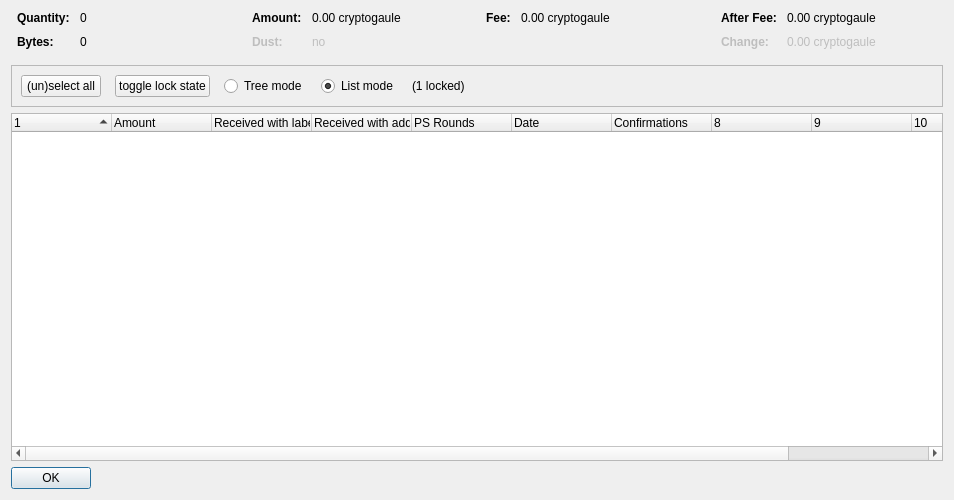
<?xml version="1.0" encoding="UTF-8"?>
<ui version="4.0">
 <class>CoinControlDialog</class>
 <widget class="QDialog" name="CoinControlDialog">
  <property name="geometry">
   <rect>
    <x>0</x>
    <y>0</y>
    <width>954</width>
    <height>500</height>
   </rect>
  </property>
  <property name="windowTitle">
   <string>Coin Selection</string>
  </property>
  <layout class="QVBoxLayout" name="verticalLayout">
   <item>
    <layout class="QHBoxLayout" name="horizontalLayoutTop" stretch="0,0,0,0">
     <property name="topMargin">
      <number>0</number>
     </property>
     <property name="bottomMargin">
      <number>10</number>
     </property>
     <item>
      <layout class="QFormLayout" name="formLayoutCoinControl1">
       <property name="horizontalSpacing">
        <number>10</number>
       </property>
       <property name="verticalSpacing">
        <number>10</number>
       </property>
       <property name="leftMargin">
        <number>6</number>
       </property>
       <property name="rightMargin">
        <number>6</number>
       </property>
       <item row="0" column="0">
        <widget class="QLabel" name="labelCoinControlQuantityText">
         <property name="font">
          <font>
           <weight>75</weight>
           <bold>true</bold>
          </font>
         </property>
         <property name="text">
          <string>Quantity:</string>
         </property>
        </widget>
       </item>
       <item row="0" column="1">
        <widget class="QLabel" name="labelCoinControlQuantity">
         <property name="cursor">
          <cursorShape>IBeamCursor</cursorShape>
         </property>
         <property name="contextMenuPolicy">
          <enum>Qt::ActionsContextMenu</enum>
         </property>
         <property name="text">
          <string notr="true">0</string>
         </property>
         <property name="textInteractionFlags">
          <set>Qt::LinksAccessibleByMouse|Qt::TextSelectableByKeyboard|Qt::TextSelectableByMouse</set>
         </property>
        </widget>
       </item>
       <item row="1" column="0">
        <widget class="QLabel" name="labelCoinControlBytesText">
         <property name="font">
          <font>
           <weight>75</weight>
           <bold>true</bold>
          </font>
         </property>
         <property name="text">
          <string>Bytes:</string>
         </property>
        </widget>
       </item>
       <item row="1" column="1">
        <widget class="QLabel" name="labelCoinControlBytes">
         <property name="cursor">
          <cursorShape>IBeamCursor</cursorShape>
         </property>
         <property name="contextMenuPolicy">
          <enum>Qt::ActionsContextMenu</enum>
         </property>
         <property name="text">
          <string notr="true">0</string>
         </property>
         <property name="textInteractionFlags">
          <set>Qt::LinksAccessibleByMouse|Qt::TextSelectableByKeyboard|Qt::TextSelectableByMouse</set>
         </property>
        </widget>
       </item>
      </layout>
     </item>
     <item>
      <layout class="QFormLayout" name="formLayoutCoinControl2">
       <property name="horizontalSpacing">
        <number>10</number>
       </property>
       <property name="verticalSpacing">
        <number>10</number>
       </property>
       <property name="leftMargin">
        <number>6</number>
       </property>
       <property name="rightMargin">
        <number>6</number>
       </property>
       <item row="0" column="0">
        <widget class="QLabel" name="labelCoinControlAmountText">
         <property name="font">
          <font>
           <weight>75</weight>
           <bold>true</bold>
          </font>
         </property>
         <property name="text">
          <string>Amount:</string>
         </property>
        </widget>
       </item>
       <item row="0" column="1">
        <widget class="QLabel" name="labelCoinControlAmount">
         <property name="cursor">
          <cursorShape>IBeamCursor</cursorShape>
         </property>
         <property name="contextMenuPolicy">
          <enum>Qt::ActionsContextMenu</enum>
         </property>
         <property name="text">
          <string notr="true">0.00 cryptogaule</string>
         </property>
         <property name="textInteractionFlags">
          <set>Qt::LinksAccessibleByMouse|Qt::TextSelectableByKeyboard|Qt::TextSelectableByMouse</set>
         </property>
        </widget>
       </item>
       <item row="1" column="0">
        <widget class="QLabel" name="labelCoinControlLowOutputText">
         <property name="enabled">
          <bool>false</bool>
         </property>
         <property name="font">
          <font>
           <weight>75</weight>
           <bold>true</bold>
          </font>
         </property>
         <property name="text">
          <string>Dust:</string>
         </property>
        </widget>
       </item>
       <item row="1" column="1">
        <widget class="QLabel" name="labelCoinControlLowOutput">
         <property name="enabled">
          <bool>false</bool>
         </property>
         <property name="cursor">
          <cursorShape>IBeamCursor</cursorShape>
         </property>
         <property name="contextMenuPolicy">
          <enum>Qt::ActionsContextMenu</enum>
         </property>
         <property name="text">
          <string notr="true">no</string>
         </property>
         <property name="textInteractionFlags">
          <set>Qt::LinksAccessibleByMouse|Qt::TextSelectableByKeyboard|Qt::TextSelectableByMouse</set>
         </property>
        </widget>
       </item>
      </layout>
     </item>
     <item>
      <layout class="QFormLayout" name="formLayoutCoinControl3">
       <property name="horizontalSpacing">
        <number>10</number>
       </property>
       <property name="verticalSpacing">
        <number>10</number>
       </property>
       <property name="leftMargin">
        <number>6</number>
       </property>
       <property name="rightMargin">
        <number>6</number>
       </property>
       <item row="0" column="0">
        <widget class="QLabel" name="labelCoinControlFeeText">
         <property name="font">
          <font>
           <weight>75</weight>
           <bold>true</bold>
          </font>
         </property>
         <property name="text">
          <string>Fee:</string>
         </property>
        </widget>
       </item>
       <item row="0" column="1">
        <widget class="QLabel" name="labelCoinControlFee">
         <property name="cursor">
          <cursorShape>IBeamCursor</cursorShape>
         </property>
         <property name="contextMenuPolicy">
          <enum>Qt::ActionsContextMenu</enum>
         </property>
         <property name="text">
          <string notr="true">0.00 cryptogaule</string>
         </property>
         <property name="textInteractionFlags">
          <set>Qt::LinksAccessibleByMouse|Qt::TextSelectableByKeyboard|Qt::TextSelectableByMouse</set>
         </property>
        </widget>
       </item>
      </layout>
     </item>
     <item>
      <layout class="QFormLayout" name="formLayoutCoinControl4">
       <property name="horizontalSpacing">
        <number>10</number>
       </property>
       <property name="verticalSpacing">
        <number>10</number>
       </property>
       <property name="leftMargin">
        <number>6</number>
       </property>
       <property name="rightMargin">
        <number>6</number>
       </property>
       <item row="0" column="0">
        <widget class="QLabel" name="labelCoinControlAfterFeeText">
         <property name="font">
          <font>
           <weight>75</weight>
           <bold>true</bold>
          </font>
         </property>
         <property name="text">
          <string>After Fee:</string>
         </property>
        </widget>
       </item>
       <item row="0" column="1">
        <widget class="QLabel" name="labelCoinControlAfterFee">
         <property name="cursor">
          <cursorShape>IBeamCursor</cursorShape>
         </property>
         <property name="contextMenuPolicy">
          <enum>Qt::ActionsContextMenu</enum>
         </property>
         <property name="text">
          <string notr="true">0.00 cryptogaule</string>
         </property>
         <property name="textInteractionFlags">
          <set>Qt::LinksAccessibleByMouse|Qt::TextSelectableByKeyboard|Qt::TextSelectableByMouse</set>
         </property>
        </widget>
       </item>
       <item row="1" column="0">
        <widget class="QLabel" name="labelCoinControlChangeText">
         <property name="enabled">
          <bool>false</bool>
         </property>
         <property name="font">
          <font>
           <weight>75</weight>
           <bold>true</bold>
          </font>
         </property>
         <property name="text">
          <string>Change:</string>
         </property>
        </widget>
       </item>
       <item row="1" column="1">
        <widget class="QLabel" name="labelCoinControlChange">
         <property name="enabled">
          <bool>false</bool>
         </property>
         <property name="cursor">
          <cursorShape>IBeamCursor</cursorShape>
         </property>
         <property name="contextMenuPolicy">
          <enum>Qt::ActionsContextMenu</enum>
         </property>
         <property name="text">
          <string notr="true">0.00 cryptogaule</string>
         </property>
         <property name="textInteractionFlags">
          <set>Qt::LinksAccessibleByMouse|Qt::TextSelectableByKeyboard|Qt::TextSelectableByMouse</set>
         </property>
        </widget>
       </item>
      </layout>
     </item>
    </layout>
   </item>
   <item>
    <widget class="QFrame" name="frame">
     <property name="minimumSize">
      <size>
       <width>0</width>
       <height>40</height>
      </size>
     </property>
     <property name="frameShape">
      <enum>QFrame::StyledPanel</enum>
     </property>
     <property name="frameShadow">
      <enum>QFrame::Sunken</enum>
     </property>
     <layout class="QHBoxLayout" name="horizontalLayout">
      <item>
       <layout class="QHBoxLayout" name="horizontalLayoutPanel" stretch="0,0,0,0,0,0">
        <property name="spacing">
         <number>14</number>
        </property>
        <item>
         <widget class="QPushButton" name="pushButtonSelectAll">
          <property name="sizePolicy">
           <sizepolicy hsizetype="Maximum" vsizetype="Fixed">
            <horstretch>0</horstretch>
            <verstretch>0</verstretch>
           </sizepolicy>
          </property>
          <property name="text">
           <string>(un)select all</string>
          </property>
          <property name="autoDefault">
           <bool>false</bool>
          </property>
         </widget>
        </item>
        <item>
         <widget class="QPushButton" name="pushButtonToggleLock">
          <property name="sizePolicy">
           <sizepolicy hsizetype="Maximum" vsizetype="Fixed">
            <horstretch>0</horstretch>
            <verstretch>0</verstretch>
           </sizepolicy>
          </property>
          <property name="text">
           <string>toggle lock state</string>
          </property>
          <property name="autoDefault">
           <bool>false</bool>
          </property>
         </widget>
        </item>
        <item>
         <widget class="QRadioButton" name="radioTreeMode">
          <property name="sizePolicy">
           <sizepolicy hsizetype="Maximum" vsizetype="Fixed">
            <horstretch>0</horstretch>
            <verstretch>0</verstretch>
           </sizepolicy>
          </property>
          <property name="text">
           <string>Tree mode</string>
          </property>
         </widget>
        </item>
        <item>
         <widget class="QRadioButton" name="radioListMode">
          <property name="sizePolicy">
           <sizepolicy hsizetype="Maximum" vsizetype="Fixed">
            <horstretch>0</horstretch>
            <verstretch>0</verstretch>
           </sizepolicy>
          </property>
          <property name="text">
           <string>List mode</string>
          </property>
          <property name="checked">
           <bool>true</bool>
          </property>
         </widget>
        </item>
        <item>
         <widget class="QLabel" name="labelLocked">
          <property name="text">
           <string>(1 locked)</string>
          </property>
         </widget>
        </item>
        <item>
         <spacer name="horizontalSpacer">
          <property name="orientation">
           <enum>Qt::Horizontal</enum>
          </property>
          <property name="sizeHint" stdset="0">
           <size>
            <width>40</width>
            <height>20</height>
           </size>
          </property>
         </spacer>
        </item>
       </layout>
      </item>
     </layout>
    </widget>
   </item>
   <item>
    <widget class="CoinControlTreeWidget" name="treeWidget">
     <property name="contextMenuPolicy">
      <enum>Qt::CustomContextMenu</enum>
     </property>
     <property name="sortingEnabled">
      <bool>false</bool>
     </property>
     <property name="columnCount">
      <number>11</number>
     </property>
     <attribute name="headerShowSortIndicator" stdset="0">
      <bool>true</bool>
     </attribute>
     <attribute name="headerStretchLastSection">
      <bool>false</bool>
     </attribute>
     <column>
      <property name="text">
       <string/>
      </property>
     </column>
     <column>
      <property name="text">
       <string>Amount</string>
      </property>
     </column>
     <column>
      <property name="text">
       <string>Received with label</string>
      </property>
     </column>
     <column>
      <property name="text">
       <string>Received with address</string>
      </property>
     </column>
     <column>
      <property name="text">
       <string>PS Rounds</string>
      </property>
     </column>
     <column>
      <property name="text">
       <string>Date</string>
      </property>
     </column>
     <column>
      <property name="text">
       <string>Confirmations</string>
      </property>
      <property name="toolTip">
       <string>Confirmed</string>
      </property>
     </column>
     <column>
      <property name="text">
       <string/>
      </property>
     </column>
     <column>
      <property name="text">
       <string/>
      </property>
     </column>
     <column>
      <property name="text">
       <string/>
      </property>
     </column>
     <column>
      <property name="text">
       <string/>
      </property>
     </column>
    </widget>
   </item>
   <item>
    <widget class="QDialogButtonBox" name="buttonBox">
     <property name="sizePolicy">
      <sizepolicy hsizetype="Maximum" vsizetype="Fixed">
       <horstretch>0</horstretch>
       <verstretch>0</verstretch>
      </sizepolicy>
     </property>
     <property name="orientation">
      <enum>Qt::Horizontal</enum>
     </property>
     <property name="standardButtons">
      <set>QDialogButtonBox::Ok</set>
     </property>
    </widget>
   </item>
  </layout>
 </widget>
 <customwidgets>
  <customwidget>
   <class>CoinControlTreeWidget</class>
   <extends>QTreeWidget</extends>
   <header>coincontroltreewidget.h</header>
  </customwidget>
 </customwidgets>
 <resources/>
 <connections/>
</ui>
